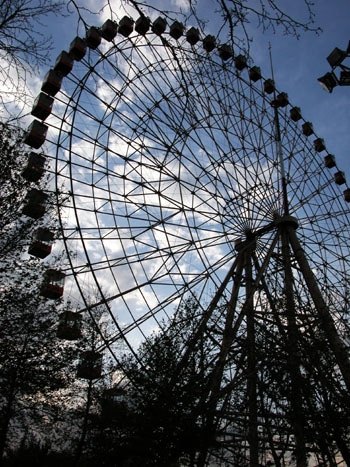
#> input picture 06_image_and_video_processing/HomeWork/HW2/Input_Images/FerrisWheel.jpg, 350 x 467 px
$ jupyter execute HW2_Answer.ipynb
#> lines starting #> are read from the running program, lines starting #| are printed output that depends on the picture; long printed decimals are rounded
[cell 1]
from PIL import Image
import matplotlib.pyplot as plt
import numpy as np
import cv2
import os

[cell 2]
FerrisWheel = "./Input_Images/FerrisWheel.jpg"
FerrisWheel_8bit = cv2.imread(FerrisWheel, cv2.IMREAD_GRAYSCALE)
#> FerrisWheel_8bit: shape (467, 350); min 0, max 255, mean 87.6

FlyEye = "./Input_Images/FlyEye.jpg"
FlyEye_8bit = cv2.imread(FlyEye, cv2.IMREAD_GRAYSCALE)
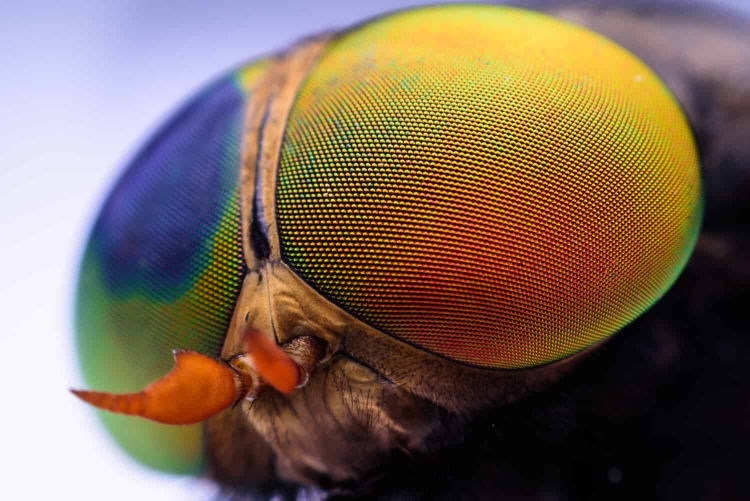
#> input picture 06_image_and_video_processing/HomeWork/HW2/Input_Images/FlyEye.jpg, 1500 x 1001 px (shown at 1/2 size)
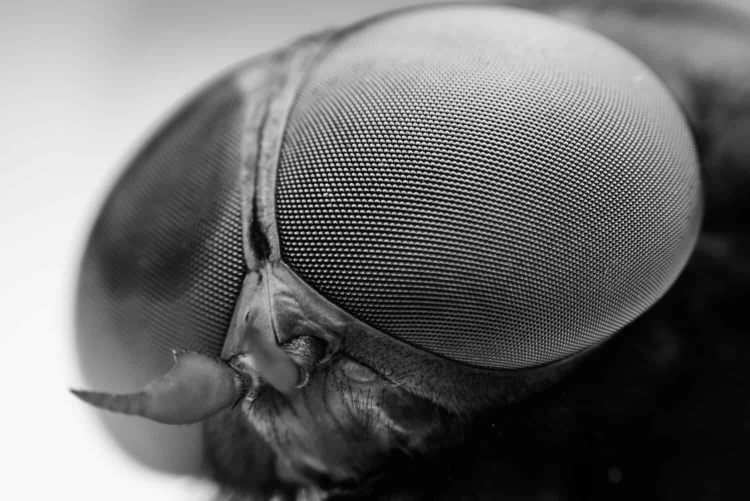
#> FlyEye_8bit: shape (1001, 1500) (shown at 1/2 size); min 0, max 255, mean 108.7

Grid = "./Input_Images/Grid.jpg"
Grid_8bit = cv2.imread(Grid, cv2.IMREAD_GRAYSCALE)
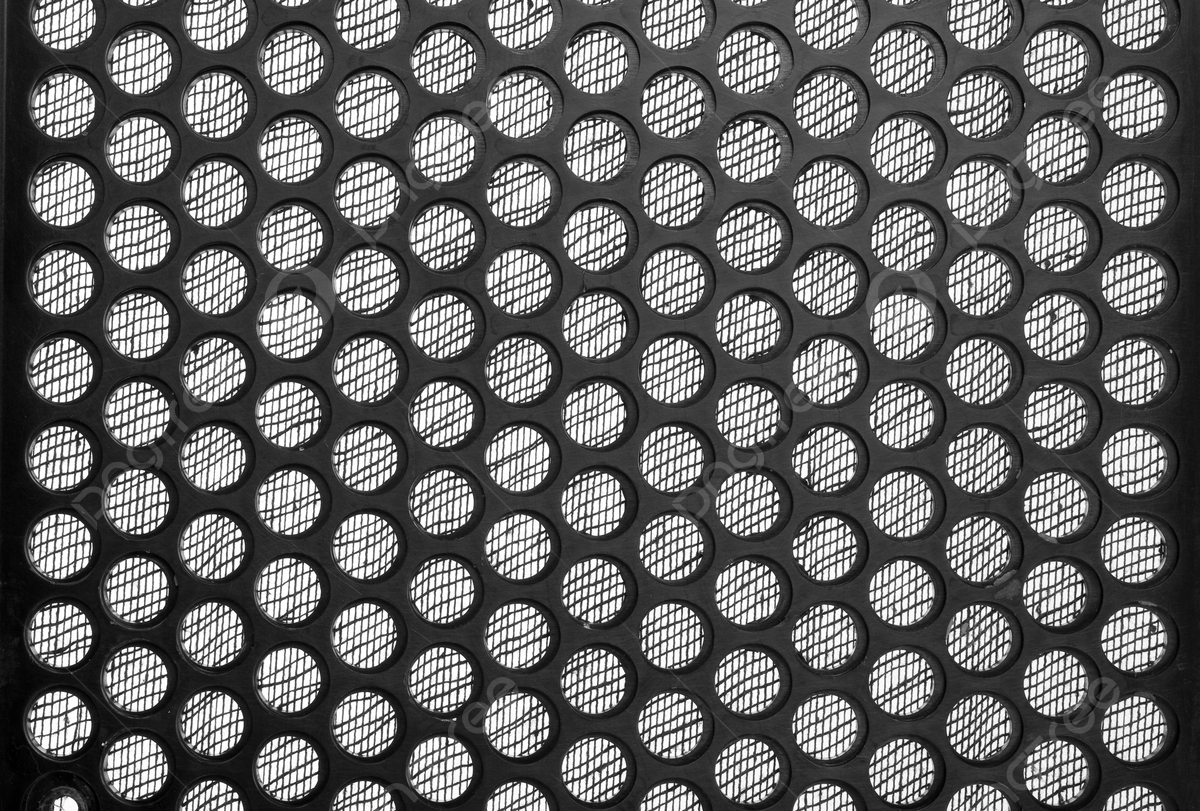
#> input picture 06_image_and_video_processing/HomeWork/HW2/Input_Images/Grid.jpg, 1200 x 811 px
#> Grid_8bit is the input picture: shape (811, 1200); min 0, max 255, mean 103.9

fig, axes = plt.subplots(1, 3, figsize=(18, 6))

images = [FerrisWheel_8bit, FlyEye_8bit, Grid_8bit]
titles = ["Ferris Wheel", "Fly Eye", "Grid"]

for ax, img, title in zip(axes, images, titles):
    ax.imshow(img, cmap="gray", vmin=0, vmax=255)
    ax.set_title(title, fontsize=15, fontweight="bold")
    ax.axis("off")
#> this loop made 3 passes
#> title on passes 1 to 3: 'Ferris Wheel', 'Fly Eye', 'Grid'

plt.tight_layout()
plt.show()

[cell 3]
for i ,img in enumerate(images):
    print(titles[i])

    F = np.fft.fft2(img)
    F_shifted = np.fft.fftshift(F)

    M, N = F_shifted.shape

    E_total = np.sum(np.abs(F_shifted)**2)

    r4 = 4
    row_start_4 = M // 2 - M // (2 * r4)
    row_end_4   = M // 2 + M // (2 * r4)
    col_start_4 = N // 2 - N // (2 * r4)
    col_end_4   = N // 2 + N // (2 * r4)

    center_box_4 = F_shifted[row_start_4:row_end_4, col_start_4:col_end_4]
    E_main_4 = np.sum(np.abs(center_box_4)**2)

    E_aliasing_4 = E_total - E_main_4
    ratio_4 = E_main_4 / E_aliasing_4
    print(f"Energy 4: {ratio_4}")

    r16 = 16
    row_start_16 = M // 2 - M // (2 * r16)
    row_end_16   = M // 2 + M // (2 * r16)
    col_start_16 = N // 2 - N // (2 * r16)
    col_end_16   = N // 2 + N // (2 * r16)

    center_box_16 = F_shifted[row_start_16:row_end_16, col_start_16:col_end_16]
    E_main_16 = np.sum(np.abs(center_box_16)**2)

    E_aliasing_16 = E_total - E_main_16
    ratio_16 = E_main_16 / E_aliasing_16
    print(f"Energy 16: {ratio_16}")
    print("----------------")
#> this loop made 3 passes
#> (M, N, E_total, row_start_4, row_end_4, col_start_4, col_end_4, E_main_4) on passes 1 to 3: (467, 350, 3.4e+14, 175, 291, 132, 218, 3.11e+14), (1001, 1500, 4.12e+16, 375, 625, 563, 937, 4.09e+16), (811, 1200, 1.67e+16, 304, 506, 450, 750, 1.49e+16)
#| Ferris Wheel
#| Energy 4: 10.770
#| Energy 16: 5.083
#| ----------------
#| Fly Eye
#| Energy 4: 154.186
#| Energy 16: 22.897
#| ----------------
#| Grid
#| Energy 4: 8.127
#> (further printed lines are left out)

[cell 4]
rates = [4, 16]

for title ,img in enumerate(images):
    print(titles[title])

    original_height, original_width = img.shape

    for r in rates:
        downsampled_img = img[::r, ::r]

        upsampled_nn = cv2.resize(downsampled_img,(original_width, original_height),interpolation=cv2.INTER_NEAREST)

        upsampled_bl = cv2.resize(downsampled_img,(original_width, original_height),interpolation=cv2.INTER_LINEAR)

        filename_nn = f"{title}_Rate{r}_Nearest.jpg"
        filename_bl = f"{title}_Rate{r}_Bilinear.jpg"

        cv2.imwrite(os.path.join("./Output_Images/Part_2", filename_nn), upsampled_nn)
        cv2.imwrite(os.path.join("./Output_Images/Part_2", filename_bl), upsampled_bl)
#> this loop made 3 passes
#> (original_height, original_width) on passes 1 to 3: (467, 350), (1001, 1500), (811, 1200)
#| Ferris Wheel
#| Fly Eye
#| Grid
#> pass 1, `cv2.imwrite(os.path.join("./Output_Images/Part_2", filename_bl), upsam..`:
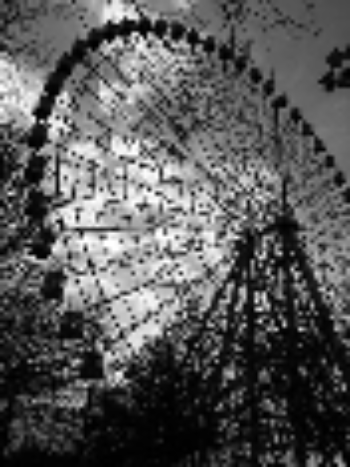
#> saved as 0_Rate4_Bilinear.jpg: shape (467, 350); min 0, max 255, mean 87.6
#> pass 1, `cv2.imwrite(os.path.join("./Output_Images/Part_2", filename_bl), upsam..`:
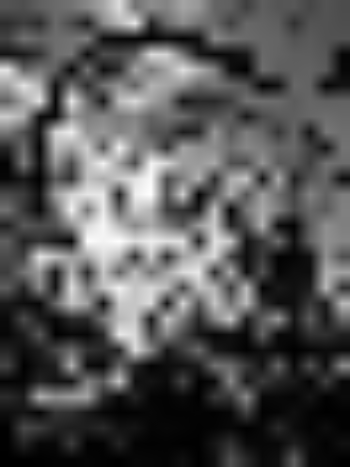
#> saved as 0_Rate16_Bilinear.jpg: shape (467, 350); min 0, max 254, mean 85.2
#> after the loop:
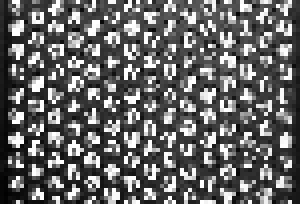
#> downsampled_img: shape (51, 75) (shown 4 times larger); min 1, max 255, mean 103.6

[cell 5]
kernel_1d = np.array([0.25, 0.5, 0.25])

for title ,img in enumerate(images):
    print(titles[title])

    original_height, original_width = img.shape
    filtered_img = cv2.sepFilter2D(img, -1, kernel_1d, kernel_1d)

    down4_img = filtered_img[::4, ::4]
    filtered_down4 = cv2.sepFilter2D(down4_img, -1, kernel_1d, kernel_1d)

    down16_img = filtered_down4[::4, ::4]

    up4_nn = cv2.resize(down4_img, (original_width, original_height), interpolation=cv2.INTER_NEAREST)
    up4_bl = cv2.resize(down4_img, (original_width, original_height), interpolation=cv2.INTER_LINEAR)

    up16_nn = cv2.resize(down16_img, (original_width, original_height), interpolation=cv2.INTER_NEAREST)
    up16_bl = cv2.resize(down16_img, (original_width, original_height), interpolation=cv2.INTER_LINEAR)

    cv2.imwrite(f"./Output_Images/Part_3/{title}_Rate4_Nearest.jpg", up4_nn)
    cv2.imwrite(f"./Output_Images/Part_3/{title}_Rate4_Bilinear.jpg", up4_bl)
    cv2.imwrite(f"./Output_Images/Part_3/{title}_Rate16_Nearest.jpg", up16_nn)
    cv2.imwrite(f"./Output_Images/Part_3/{title}_Rate16_Bilinear.jpg", up16_bl)
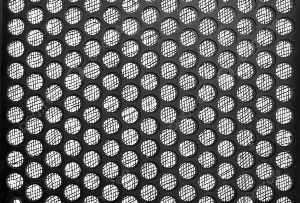
#> down4_img: shape (203, 300); min 1, max 255, mean 104

[cell 6]
kernel_1d_new = np.array([0.0267, 0.0169, 0.0782, 0.2669, 0.6029, 0.2669, 0.0782, 0.0169, 0.0267])


for title ,img in enumerate(images):
    print(titles[title])

    original_height, original_width = img.shape
    filtered_img = cv2.sepFilter2D(img, -1, kernel_1d_new, kernel_1d_new)

    down4_img = filtered_img[::4, ::4]
    filtered_down4 = cv2.sepFilter2D(down4_img, -1, kernel_1d_new, kernel_1d_new)

    down16_img = filtered_down4[::4, ::4]

    up4_nn = cv2.resize(down4_img, (original_width, original_height), interpolation=cv2.INTER_NEAREST)
    up4_bl = cv2.resize(down4_img, (original_width, original_height), interpolation=cv2.INTER_LINEAR)

    up16_nn = cv2.resize(down16_img, (original_width, original_height), interpolation=cv2.INTER_NEAREST)
    up16_bl = cv2.resize(down16_img, (original_width, original_height), interpolation=cv2.INTER_LINEAR)

    cv2.imwrite(f"./Output_Images/Part_4/{title}_Rate4_Nearest.jpg", up4_nn)
    cv2.imwrite(f"./Output_Images/Part_4/{title}_Rate4_Bilinear.jpg", up4_bl)
    cv2.imwrite(f"./Output_Images/Part_4/{title}_Rate16_Nearest.jpg", up16_nn)
    cv2.imwrite(f"./Output_Images/Part_4/{title}_Rate16_Bilinear.jpg", up16_bl)
#> this loop made 3 passes
#| Ferris Wheel
#| Fly Eye
#| Grid
#> pass 1, `filtered_img = cv2.sepFilter2D(img, -1, kernel_1d_new, kernel_1d_new)`:
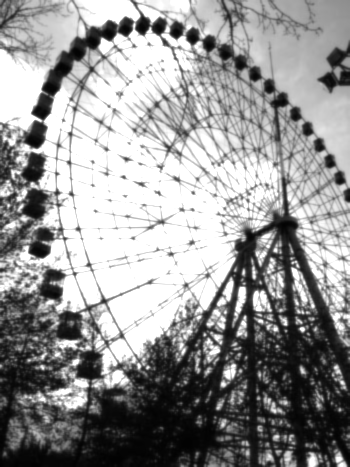
#> filtered_img: shape (467, 350); min 1, max 255, mean 148.3
#> pass 1, `filtered_down4 = cv2.sepFilter2D(down4_img, -1, kernel_1d_new, kernel_..`:
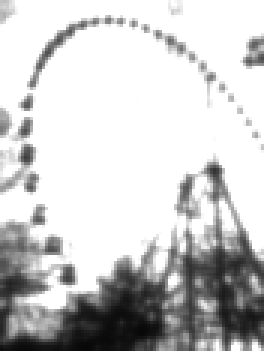
#> filtered_down4: shape (117, 88) (shown 3 times larger); min 8, max 255, mean 202.6
#> after the loop:
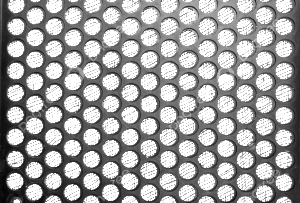
#> down4_img: shape (203, 300); min 2, max 255, mean 161.3
